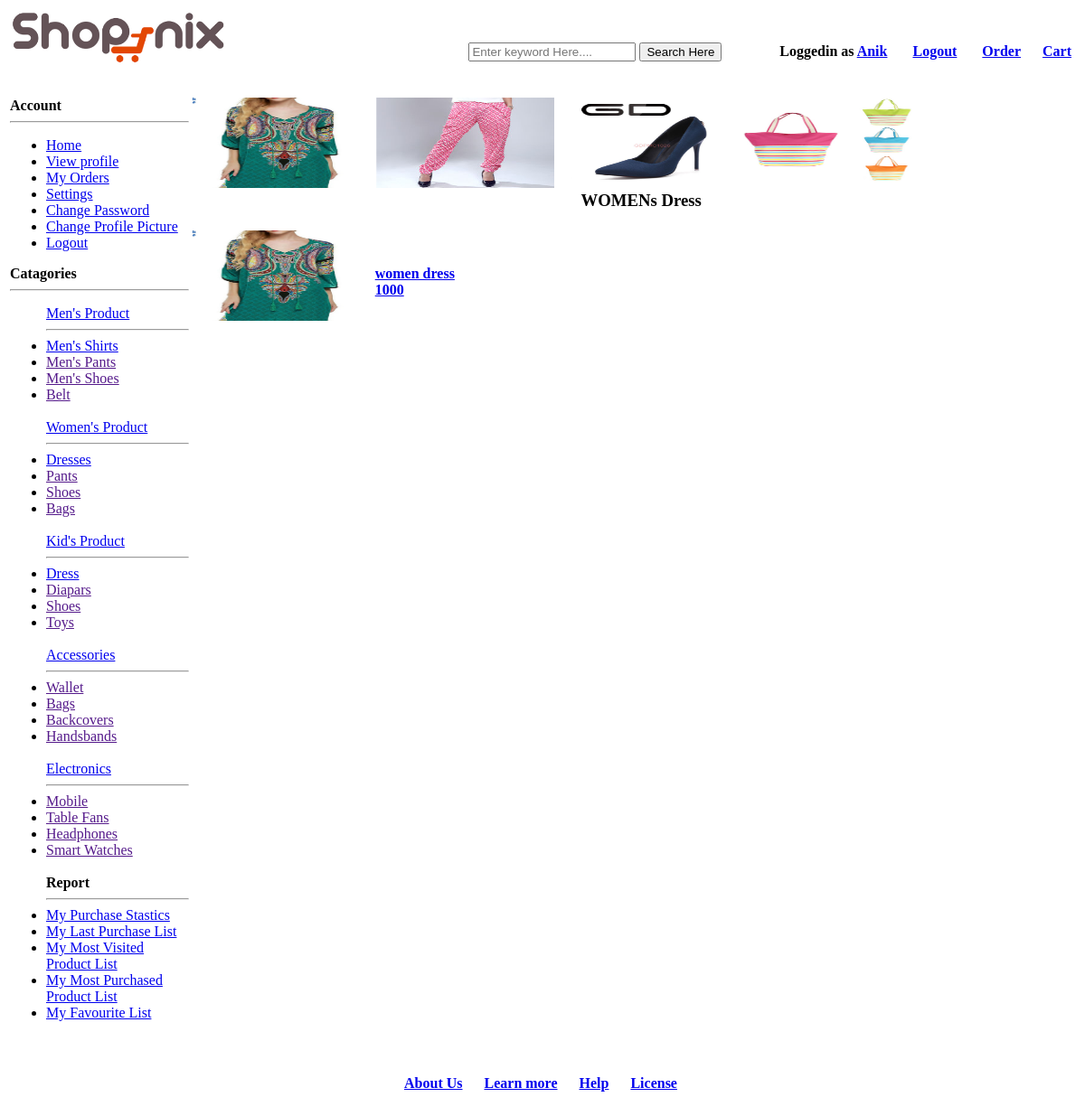
The app's page /app/user_pages/spf products.php, older data.
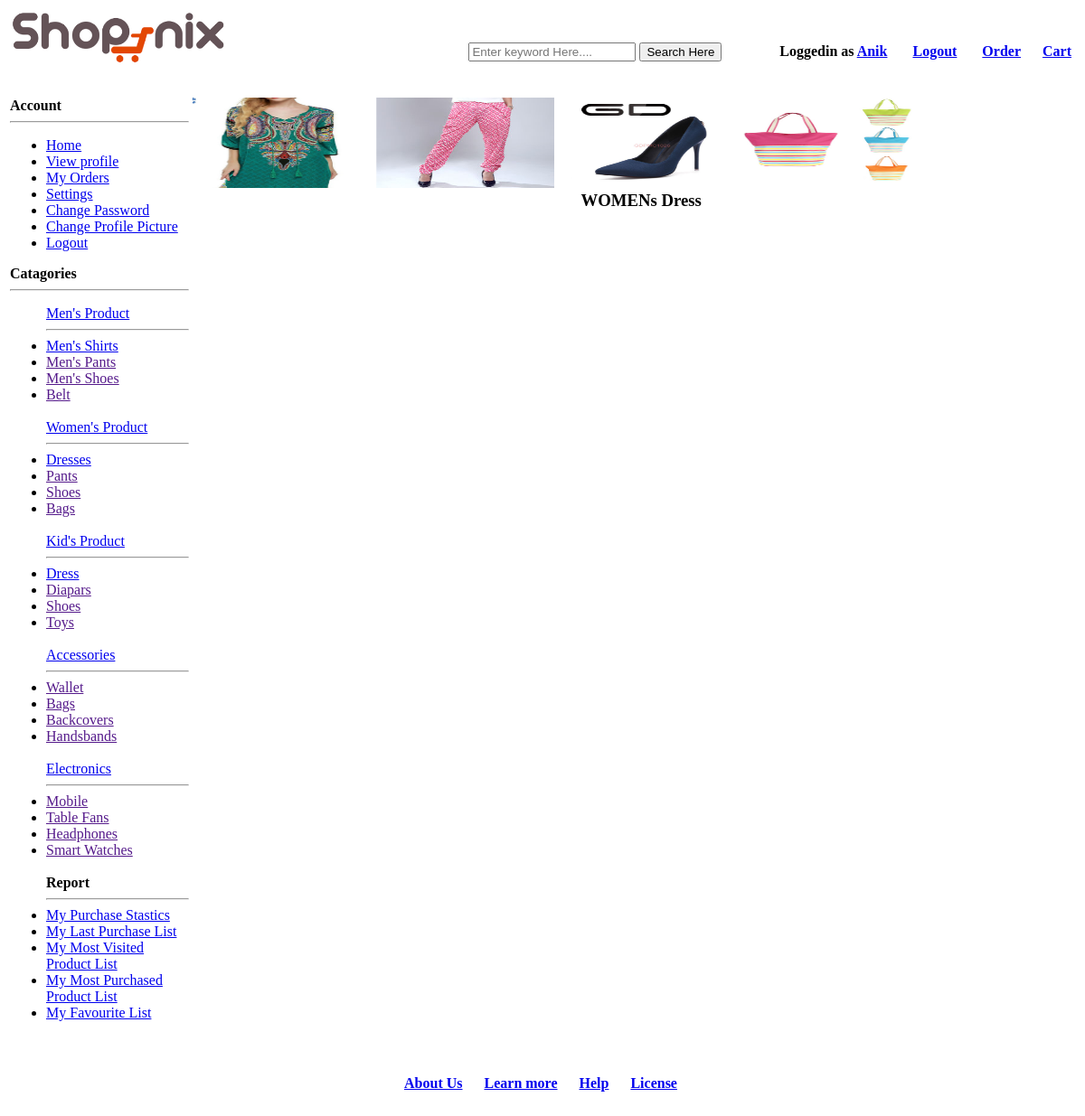
The same page, newer data.
### tables this page shows
CREATE TABLE `allproducts` (
  `code` varchar(255) NOT NULL,
  `name` varchar(255) NOT NULL,
  `catagory` varchar(255) NOT NULL,
  `subcatagory` varchar(255) NOT NULL,
  `color` varchar(255) NOT NULL,
  `material` varchar(500) NOT NULL,
  `size` varchar(20) NOT NULL,
  `description` varchar(255) NOT NULL,
  `bprice` double NOT NULL,
  `sprice` double NOT NULL,
  `quantity` int(11) NOT NULL,
  `offer` double NOT NULL,
  `pdpic` varchar(500) NOT NULL
);

### data/db.php (called while the page is built, shortened)
<?php
    $host="127.0.0.1";
    $user="root";
    $pass="";
    $dbname="ecommerce";
    $port=3306;
    function executeSQL($sql){
        global $host, $user, $pass, $dbname, $port;
        $link=mysqli_connect($host, $user, $pass, $dbname, $port);
        $result = mysqli_query($link, $sql);
        return $result;
    }
?>

### data/product_access.php (called while the page is built, shortened)
<?php
	if(require_once("db.php")){
	function womenproducts()
		{
			$sql = "SELECT * FROM allproducts WHERE catagory='Women' AND subcatagory='Shirt' ";
			$result = executeSQL($sql);
			$womenproducts = array();
			for($i=0; $row=mysqli_fetch_assoc($result); ++$i)
			{
            $womenproducts[$i] = $row;
			}
        return $womenproducts;
		}
	}
	else{
		echo "Database not found";
	}
?>

### app/user_pages/spf products.php (the view)
<?php include "../../data/product_access.php"; ?>
<?php
    if ($_SERVER['REQUEST_METHOD'] == "POST") {
        $searchKey = $_POST['search'];
        $products = getPersonsByName($searchKey);
    } else {
        $products = womenproducts();
    }
?>
<html>
<head><title>Women Person Details</title></head>
	<table align="center" width="1200" >
			<tr><th colspan="3" align="right" width="60%">
				<a href="home.php"><img src="pictures\ali.png" align="left" align="top" width="20%"></a>
				<br>
				<br>
				<input type="text" name="search" placeholder="Enter keyword Here....">
				<input type="submit" value="Search Here">&nbsp;&nbsp;&nbsp;&nbsp;&nbsp;&nbsp;&nbsp;&nbsp;&nbsp;&nbsp;&nbsp;&nbsp;&nbsp;&nbsp;&nbsp;
				Loggedin as <a href="../account/profile.php">Anik</a> &nbsp;&nbsp;&nbsp;&nbsp;&nbsp;  <a href="../account/login.php">Logout</a>  &nbsp;&nbsp;&nbsp;&nbsp;&nbsp;
				<a href="order.php">Order</a>&nbsp;&nbsp;&nbsp;&nbsp;&nbsp;
				<a href="cart.php">Cart</a>&nbsp;&nbsp;&nbsp;&nbsp;&nbsp;<br><br><br>
			</tr>
		<tr>
		<td  valign="top"  width="10%">
		<label><b> Account</b></label><br><hr>
			<ul>
			<li><a href="home.php">Home</a></li>
			<li><a href="../account/profile.php">View profile</a>	</li>
			<li><a href="order.php">My Orders </a></li>
			<li><a href="../account/editprofile.php">Settings</a></li>
			<li><a href="../account/changepass.php">Change Password</a></li>
			<li><a href="../account/changepp.php">Change Profile Picture</a></li>
			<li><a href="../account/login.php">Logout </a></li>
				</ul>
		<label><b>Catagories</b></label><br><hr>
			<ul>
			<a href="select persons male.php">Men's Product</a><hr>
			<li><a href="spm products.php">Men's Shirts</a></li>
			<li><a href="">Men's Pants</a></li>
			<li><a href="">Men's Shoes</a></li>
			<li><a href="">Belt</a></li><br>
			<a href="select persons female.php">Women's Product</a><hr>
			<li><a href="spf products.php">Dresses</a></li>
			<li><a href="">Pants</a></li>
			<li><a href="">Shoes</a></li>
			<li><a href="">Bags</a></li><br>
			<a href="select persons kids.php">Kid's Product</a><hr>
			<li><a href="spk products.php">Dress</a></li>
			<li><a href="">Diapars</a></li>
			<li><a href="">Shoes</a></li>
			<li><a href="">Toys</a></li><br>
			<a href="accessories.php">Accessories</a><hr>
			<li><a href="">Wallet</a></li>
			<li><a href="">Bags</a></li>
			<li><a href="">Backcovers</a></li>
			<li><a href="">Handsbands</a></li><br>
			<a href="electronics.php">Electronics</a><hr>
			<li><a href="">Mobile</a></li>
			<li><a href="">Table Fans</a></li>
			<li><a href="">Headphones</a></li>
			<li><a href="">Smart Watches</a></li><br>
			<label><b>Report</b></label><hr>
			<li><a href="myPurchase.php">My Purchase Stastics</a></li>
			<li><a href="mylastPurchaseList.php">My Last Purchase List </a></li>
			<li><a href="mymostVisitedProduct.php">My Most Visited Product List </a></li>
			<li><a href="mymostPurchasedProduct.php">My Most Purchased Product List </a></li>
			<li><a href="myfavouriteList.php">My Favourite List </a></li>
			</ul>
		</td>
			<td valign="top" width="400" >
					<table align="center" width="100%" >
						<tr>
							<a href="select persons female.php"><img src="pictures\wprog1.png" align="left" align="top" width="20%" height="100" ></a>
							<a href="select persons female.php"><img src="pictures\wprog5.png" align="left" align="top" width="20%" height="100" ></a>
							<a href="select persons female.php"><img src="pictures\wprog3.png" align="left" align="top" width="20%" height="100" ></a>
							<a href="select persons female.php"> <img src="pictures\wprog4.png" align="left" align="top" width="20%" height="100" ></a>
						</tr>
					 </table>
					<table align="center" width="100%" >
						<tr  >
                            <th  align="center"><label><h3>WOMENs Dress</h3></label></th>
						</tr>
					 </table>
					<table align="left" width="100%" >
					<?php foreach ($products as $product) { ?>
						<tr>
							<a href="women product.php?id=<?= $product['code'] ?>"><img src="pictures\<?=  $product['pdpic'] ;?>" align="left"  width="20%" height="100" ><br><h4><?=  $product['name']; ?><br><?=   $product['sprice'] ;?></h4></a>	<br><br><br><br><br><br>
						</tr>
						 <?php } ?>
					</table>
			</td>
			<tr height="100">
				<th colspan="2">
					<a href="aboutus.php">About Us</a>&nbsp;&nbsp;&nbsp;&nbsp;&nbsp;
					<a href="learnmore.php">Learn more</a>&nbsp;&nbsp;&nbsp;&nbsp;&nbsp;
					<a href="help.php">Help</a>&nbsp;&nbsp;&nbsp;&nbsp;&nbsp;
					<a href="license.php">License</a>&nbsp;&nbsp;&nbsp;&nbsp;&nbsp;
				</th>
			</tr>
	</table>
</html>

Row changes from the older to the newer data that the page shows:
no longer on this page (row edited): allproducts: pdpic (picture), name "women dress", sprice "1000"
